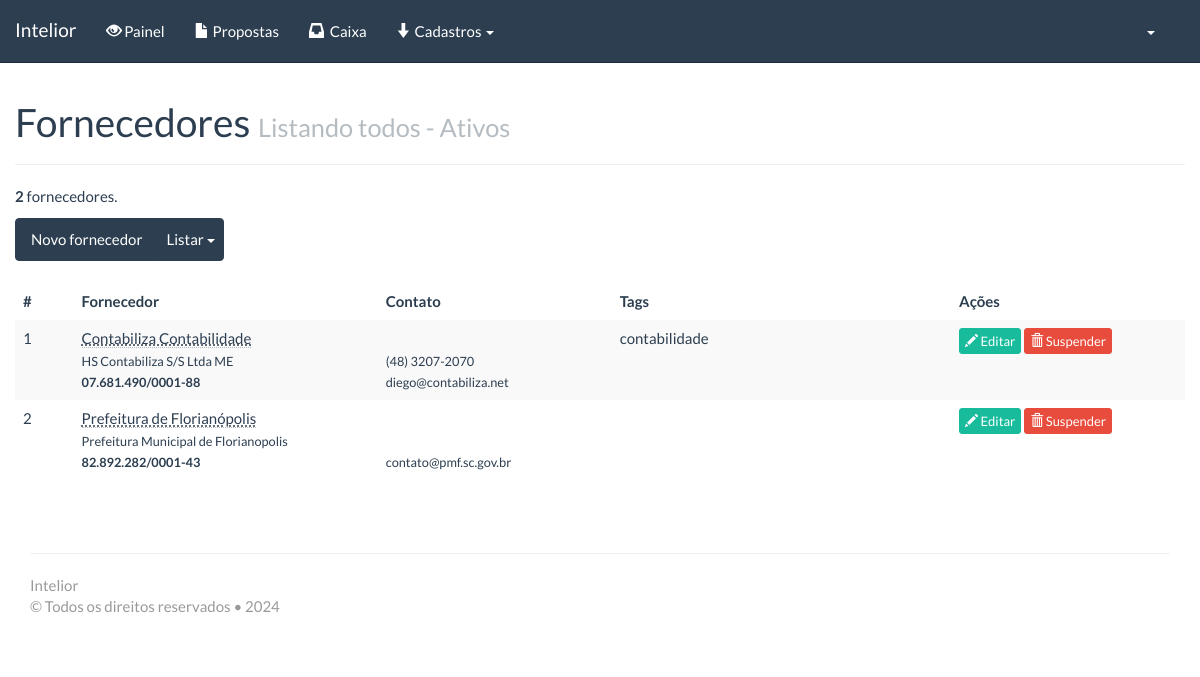
The page /?pagina=acesso/fornecedores (signed in) on the database its author committed.
### tables this page shows
CREATE TABLE `fornecedores` (
  `id_fornecedor` int(11) unsigned NOT NULL AUTO_INCREMENT,
  `id_pessoa` int(11) DEFAULT NULL,
  `tags` text,
  `id_usuario` int(11) DEFAULT NULL,
  PRIMARY KEY (`id_fornecedor`)
);

CREATE TABLE `pessoas` (
  `id_pessoa` int(11) unsigned NOT NULL AUTO_INCREMENT,
  `nome` varchar(255) DEFAULT NULL,
  `nome2` varchar(255) NOT NULL DEFAULT '',
  `email` varchar(255) DEFAULT NULL,
  `cpf_cnpj` varchar(255) DEFAULT NULL,
  `status` int(11) DEFAULT NULL,
  `id_usuario` int(11) DEFAULT NULL,
  `id_acesso` int(11) DEFAULT NULL,
  PRIMARY KEY (`id_pessoa`)
);

CREATE TABLE `pessoas_meta` (
  `id_pessoa_meta` int(11) unsigned NOT NULL AUTO_INCREMENT,
  `id_pessoa` int(11) DEFAULT NULL,
  `meta` varchar(255) DEFAULT NULL,
  `valor` varchar(255) DEFAULT NULL,
  `id_usuario` int(11) DEFAULT NULL,
  PRIMARY KEY (`id_pessoa_meta`)
);

### includes/funcoes.php (called while the page is built, shortened)
<?php
function pega_pessoa_meta($id_pessoa, $meta) {
	$result_pre= mysql_query("select * from pessoas_meta
								where id_pessoa = '$id_pessoa'
								and   meta = '$meta'
								limit 1") or die(mysql_error());
	$rs_pre= mysql_fetch_object($result_pre);
	return($rs_pre->valor);
}
function pega_status_generico($status) {
	if ($status=='1') $str= 'Ativos';
	elseif ($status=='2') $str= 'Suspensos';
	elseif ($status=='0') $str= 'Excluídos';
	return($str);
}
function pega_usuario($id_usuario, $campo) {
	$campo2= $campo;
	$rs_pre= mysql_fetch_object(mysql_query("select *, $campo2 as campo from pessoas, usuarios
												where usuarios.id_usuario = '$id_usuario'
												and   pessoas.id_pessoa = usuarios.id_pessoa
												limit 1 "));
	return($rs_pre->campo);
}
function pode_um($area, $permissao) {
	$contem= strpos($permissao, $area);
	if ($contem!==false) $retorno= true;
	else $retorno= false;
	return($retorno);
}
function pode($areas, $permissao) {
	$tamanho= strlen($areas);
	$retorno= false;
	for ($i=0; $i<$tamanho; $i++) {
		if (pode_um($areas[$i], $permissao)) {
			$retorno=true;
			break;
		}
	}
	return($retorno);
}
?>

### _acesso/__fornecedores.php (the view, shortened to what this page needs)
<?
if (pode("12", $_SESSION["perfil"])) {
	$subtit= "Listando todos";
	if ($status=='') $status='1';
	$str.= "and   pessoas.status = '". $status ."' ";
	$subtit_status= ' - '. pega_status_generico($status);
	$result= mysql_query("select *, fornecedores.id_fornecedor as id_fornecedor from pessoas, fornecedores
							where 1 = 1
							and   pessoas.id_pessoa = fornecedores.id_pessoa
							". $str ."
							order by fornecedores.id_fornecedor asc
							") or die('1:'.mysql_error());
	$num= 100;
	$total = mysql_num_rows($result);
	if ($_GET["num_pagina"]=="") $num_pagina= 1;
	else $num_pagina= $_GET["num_pagina"];
	$num_pagina--;
	$inicio = $num_pagina*$num;
	$result= mysql_query("select *, fornecedores.id_fornecedor as id_fornecedor from pessoas, fornecedores
							where 1 = 1
							and   pessoas.id_pessoa = fornecedores.id_pessoa
							". $str ."
							order by fornecedores.id_fornecedor asc
							limit $inicio, $num
							");
?>
	<div class="span12">
		<div class="page-header">
			<h1>Fornecedores <small><?=$subtit . $subtit_status;?></small></h1>
		</div>
		<p><strong><?=$total;?></strong> fornecedores.</p>
		<div class="btn-group">
			<a class="btn btn-primary" href="./?pagina=acesso/fornecedor&amp;acao=i">Novo fornecedor</a>
			<a class="btn btn-primary dropdown-toggle" data-toggle="dropdown" href="#">
				Listar
				<span class="caret"></span>
			</a>
		</div>
		<br /><br />
		<?php
		if ($total==0) {
		?>
		<p>Nenhum fornecedor encontrado.</p>
		<?php
		}
		else {
		?>
		<table cellspacing="0" width="100%" class="table table-striped table-hover">
			<thead>
		        <tr>
		            <th width="5%">#</th>
		            <th width="26%" align="left">Fornecedor</th>
		            <th width="20%" align="left">Contato</th>
		            <th width="29%">Tags</th>
		            <th width="22%">Ações</th>
		        </tr>
		    </thead>
		    <tbody>
				<?
		        $i=0;
		        while ($rs= mysql_fetch_object($result)) {
		        ?>
		        <tr id="linha_<?=$rs->id_fornecedor;?>">
		            <td>
		            	<? echo $rs->id_fornecedor; ?>
		            </td>
		            <td>
		            	<abbr class="tt" title="Cadastrado por <?= pega_usuario($rs->id_usuario, 'nome'); ?> em <?= desformata_data(pega_pessoa_meta($rs->id_pessoa, 'data_cadastro')); ?>"><?= $rs->nome; ?></abbr> <br />
						<small>
						<?= $rs->nome2; ?> <br/>
						<strong><?=$rs->cpf_cnpj; ?></strong></small> <br />
		            </td>
		            <td>
		            	<small>
		            	<strong><?= pega_pessoa_meta($rs->id_pessoa, 'contato'); ?></strong> <br />
		            	<?= pega_pessoa_meta($rs->id_pessoa, 'telefone'); ?> <br />
		            	<?= $rs->email; ?></small>
		            </td>
		            <td><?= $rs->tags; ?></td>
		            <td>
		                <? if ( (pode("1", $_SESSION["perfil"])) || ( (pode("2", $_SESSION["perfil"])) && ($_SESSION[id_fornecedor]!=$rs->id_fornecedor)) ) { ?>
		                <a class="btn btn-xs btn-success" href="./?pagina=acesso/fornecedor&amp;acao=e&amp;id_fornecedor=<?= $rs->id_fornecedor; ?>">
		                	<i class="glyphicon glyphicon-white glyphicon-pencil"></i> Editar
		                </a>
		                <? } ?>
		                <? if ($_SESSION[id_fornecedor]!=$rs->id_fornecedor) { ?>
		                <? if ($status=='1') { ?>
		                <a class="btn btn-xs btn-danger" href="javascript:apagaLinha('fornecedorExcluir','<?=($rs->id_fornecedor);?>');" onclick="return confirm('Tem certeza que deseja suspender o fornecedor?');">
		                    <i class="glyphicon glyphicon-white glyphicon-trash"></i> Suspender
		                </a>
		                <? } else { ?>
		                <a class="btn btn-xs btn-info" href="javascript:apagaLinha('fornecedorReativar','<?=($rs->id_fornecedor);?>');" onclick="return confirm('Tem certeza que deseja reativar o fornecedor?');">
		                    <i class="glyphicon glyphicon-white glyphicon-share"></i> Reativar
		                </a>
		                <? } ?>
		                <? } ?>
		            </td>
		        </tr>
		        <? $i++; } ?>
		    </tbody>
		</table>
		<? } ?>
	</div>
<? } ?>

### style.css (style rules this page uses)
html, body { height: 100%; width: 100%; position: relative; }
* { outline: 0 !important; }
body { padding-top: 80px; }
table { width: 100% !important; }
table a, .table a { text-decoration: none !important; }
.page-header { margin-top: 20px; }
a i { margin-top: 3px !important; }

### style_print.css (style rules this page uses)
a, a:before, a:after { content: "" important; }
table { width: 100% !important; }
table td, table th { border: 1px solid #333; padding: 5px; font-size: 13px; }
table th { background-color: #efefef; }
span { font-family: "Helvetica Neue", Helvetica, Arial, sans-serif !important; font-size: 13px !important; line-height: 19px !important; }
body { font-weight: 200; line-height: 20.5px; font-size: 14.5px; letter-spacing: 0; }
p { font-size: 14px; line-height: 20.5px; }
h1, h2, h3, h4, h5, h6, .h1, .h2, .h3, .h4, .h5, .h6 { line-height: 1.3; }

### rows shown on the page
fornecedores: id_fornecedor "1", id_pessoa.nome "Contabiliza Contabilidade", id_pessoa.nome2 "HS Contabiliza S/S Ltda ME", id_pessoa.cpf_cnpj "07.681.490/0001-88", id_pessoa.valor "(48) 3207-2070", id_pessoa.email "diego@contabiliza.net", tags "contabilidade"
fornecedores: id_fornecedor "2", id_pessoa.nome "Prefeitura de Florianópolis", id_pessoa.nome2 "Prefeitura Municipal de Florianopolis", id_pessoa.cpf_cnpj "82.892.282/0001-43", id_pessoa.email "contato@pmf.sc.gov.br"

### other values the page prints
SISTEMA_NOME "Intelior"
$txt_adm "Cadastros"
$subtit "Listando todos"
$subtit_status "- Ativos"
$total "2"
SISTEMA_NOME_COMPLETO "Intelior"
